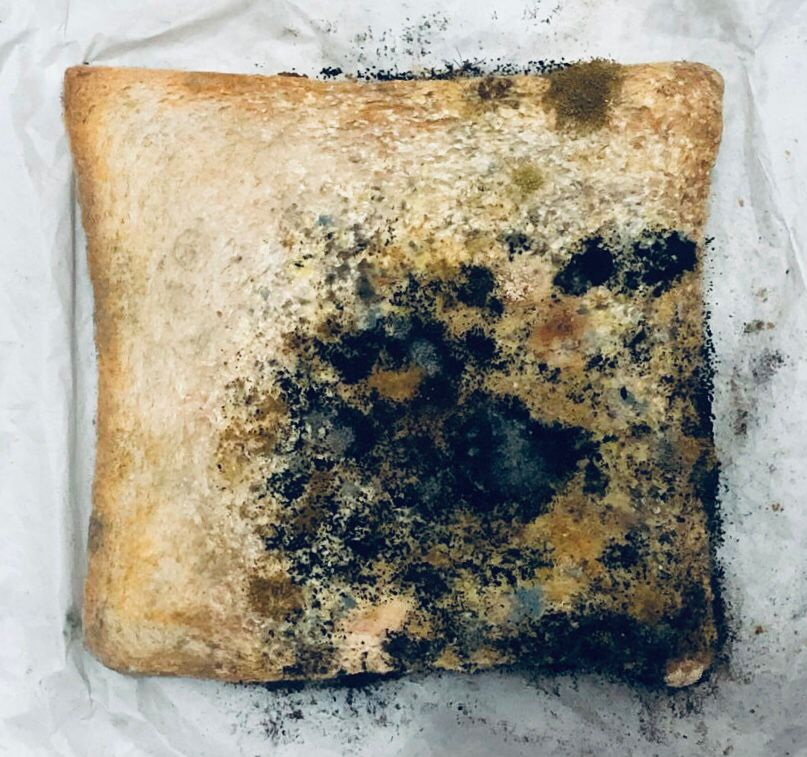
#> input picture Project/Day14.jpeg, 807 x 757 px
$ jupyter execute 'Day14 AdaptiveThresholding.ipynb'
#> lines starting #> are read from the running program, lines starting #| are printed output that depends on the picture; after the words box and inside, x2 and y2 are one past the last pixel; in counts of white or black regions, pixels touching at a corner belong together
[cell 1]
import cv2
import numpy as np

# Load image
# image = cv2.imread('Day14.jpeg', cv2.IMREAD_GRAYSCALE)
image = cv2.imread('Day14.jpeg', cv2.IMREAD_GRAYSCALE)
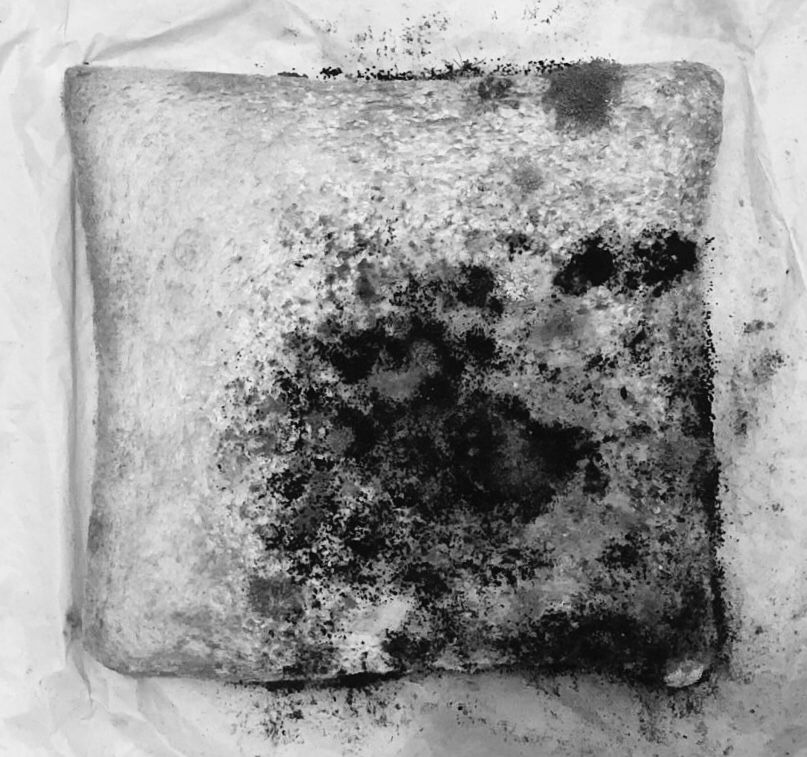
#> image: shape (757, 807); min 0, max 255, mean 152.1

# Check if image is loaded properly
if image is None:
    print("Error: Image not found")
else:
    # Adaptive thresholding
    thresh3 = cv2.adaptiveThreshold(image, 255,
                               cv2.ADAPTIVE_THRESH_GAUSSIAN_C,
                                    cv2.THRESH_BINARY, 121, 7)
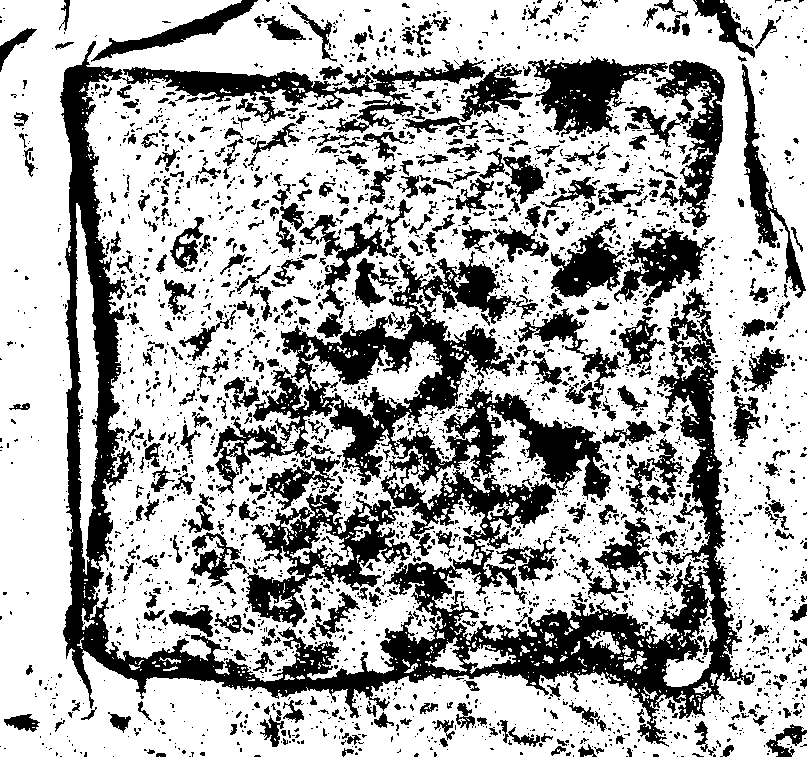
#> thresh3: shape (757, 807); 67.8% white; 3042 black regions (2516 under 20 px), largest, box (x1, y1, x2, y2) and area: (60, 41, 755, 747) 93219, (191, 492, 412, 627) 9088, (528, 56, 668, 137) 5172

    # Display images
    cv2.imshow('Original Image', image)
    cv2.imshow('Adaptive Thresholding', thresh3)

    cv2.waitKey(0)
    cv2.destroyAllWindows()

$ run again, with Project/Day01.jpeg copied over Project/Day14.jpeg
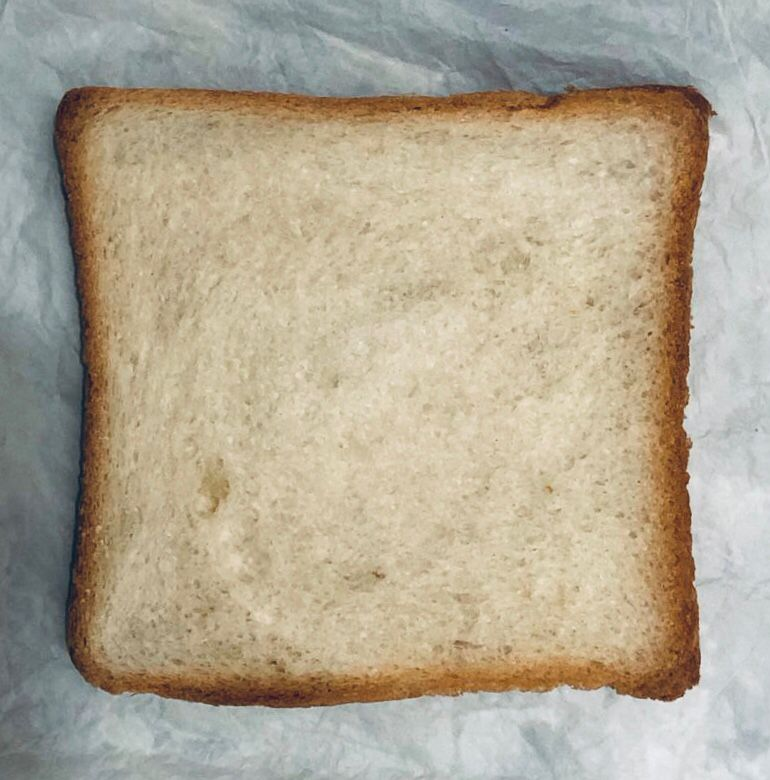
#> input picture Project/Day01.jpeg, 770 x 780 px
#> `image = cv2.imread('Day14.jpeg', cv2.IMREAD_GRAYSCALE)`:
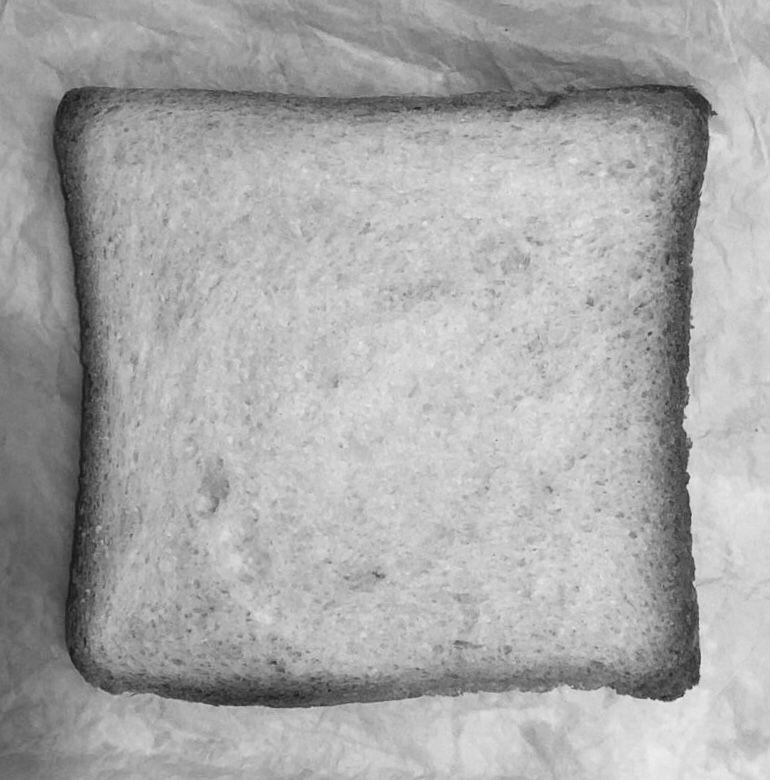
#> image: shape (780, 770); min 22, max 237, mean 168.4
#> `thresh3 = cv2.adaptiveThreshold(image, 255, cv2.ADAPTIVE_THRESH_GAUSSI..`:
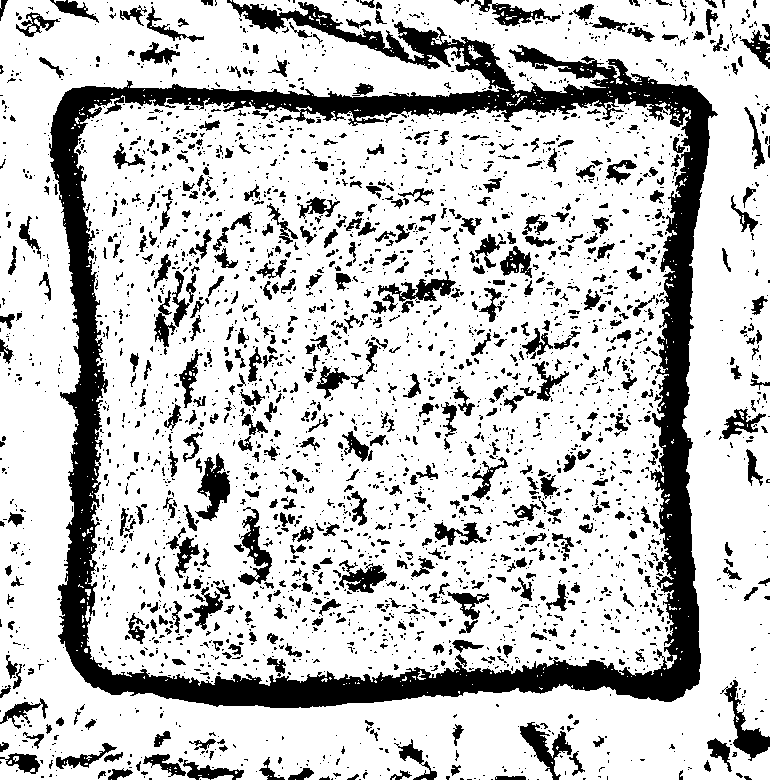
#> thresh3: shape (780, 770); 77.7% white; 3225 black regions (2554 under 20 px), largest, box (x1, y1, x2, y2) and area: (49, 0, 718, 708) 63966, (195, 453, 230, 521) 1155, (720, 680, 770, 761) 1098

$ run again, with Project/Day02.jpeg copied over Project/Day14.jpeg
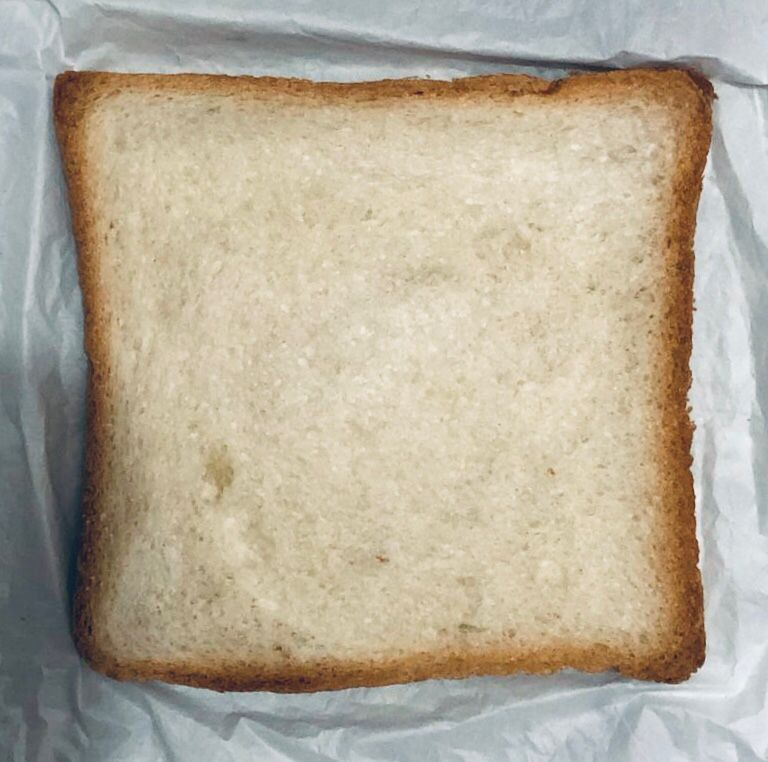
#> input picture Project/Day02.jpeg, 768 x 762 px
#> `image = cv2.imread('Day14.jpeg', cv2.IMREAD_GRAYSCALE)`:
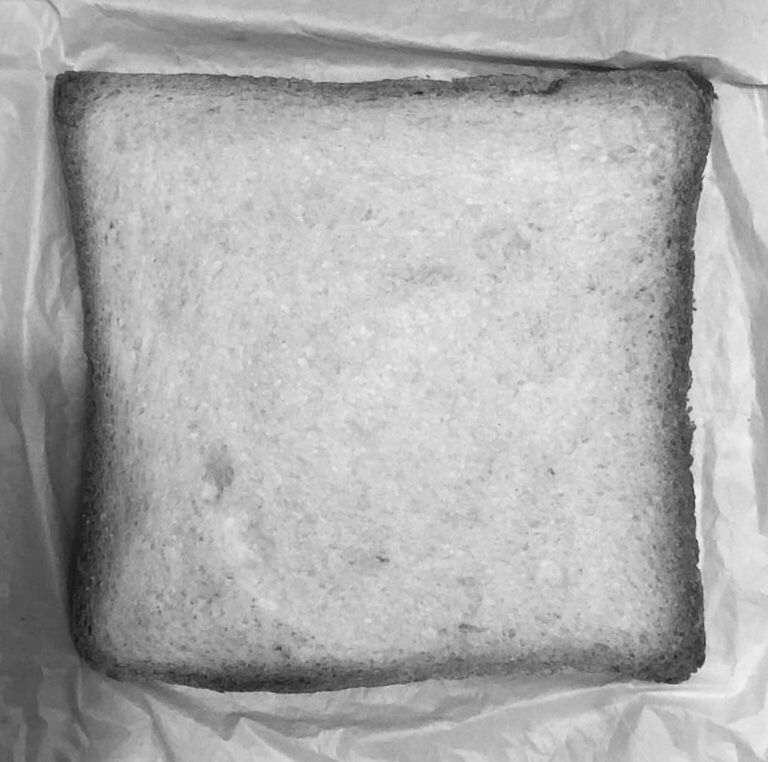
#> image: shape (762, 768); min 19, max 244, mean 173.1
#> `thresh3 = cv2.adaptiveThreshold(image, 255, cv2.ADAPTIVE_THRESH_GAUSSI..`:
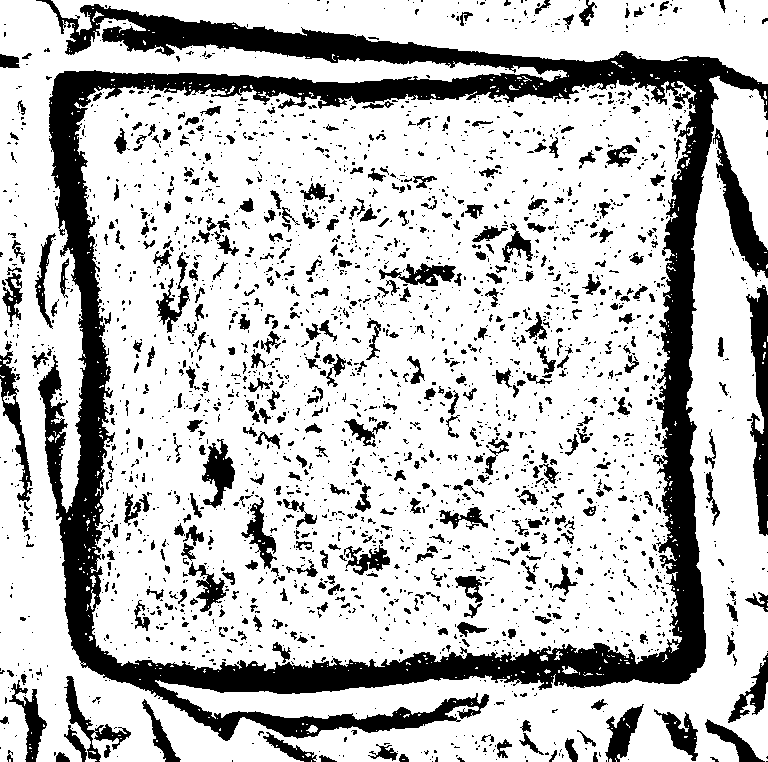
#> thresh3: shape (762, 768); 76% white; 2659 black regions (2146 under 20 px), largest, box (x1, y1, x2, y2) and area: (36, 0, 768, 741) 79836, (746, 285, 768, 536) 3081, (713, 128, 768, 278) 2531

$ run again, with Project/Day03.jpeg copied over Project/Day14.jpeg
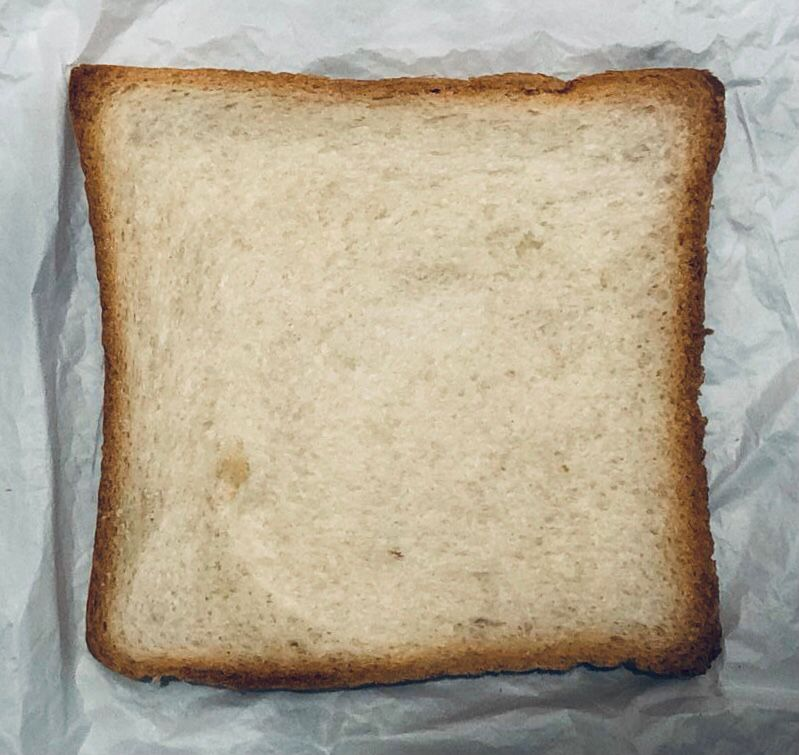
#> input picture Project/Day03.jpeg, 799 x 755 px
#> `image = cv2.imread('Day14.jpeg', cv2.IMREAD_GRAYSCALE)`:
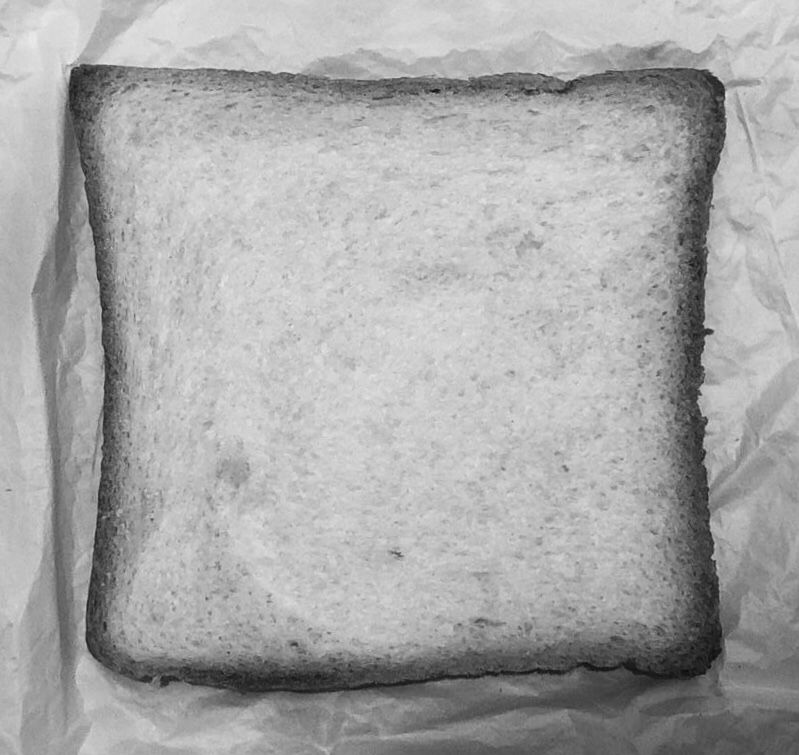
#> image: shape (755, 799); min 10, max 237, mean 168.5
#> `thresh3 = cv2.adaptiveThreshold(image, 255, cv2.ADAPTIVE_THRESH_GAUSSI..`:
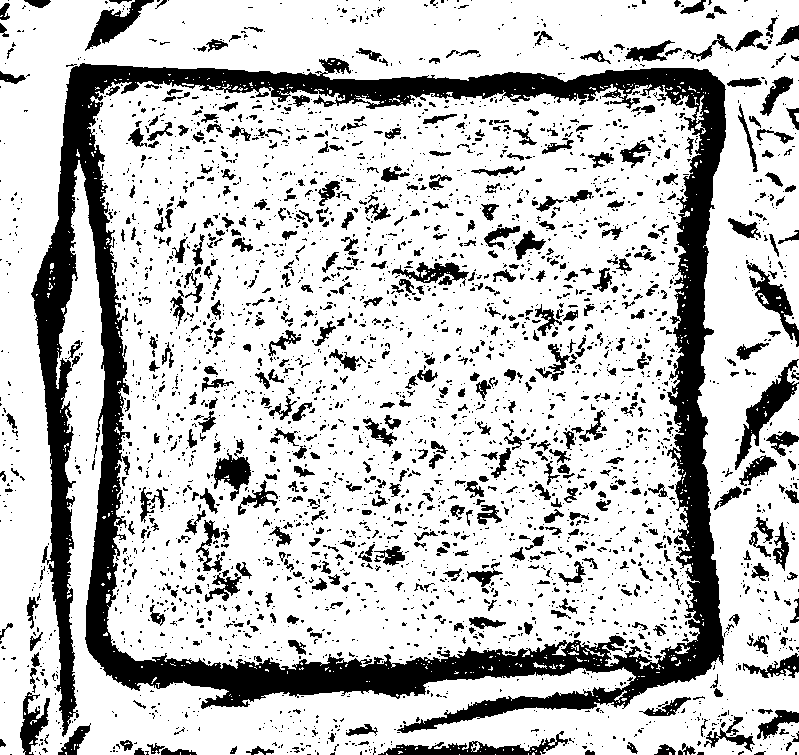
#> thresh3: shape (755, 799); 76.9% white; 3485 black regions (2852 under 20 px), largest, box (x1, y1, x2, y2) and area: (31, 58, 726, 737) 73267, (735, 359, 799, 470) 1769, (378, 731, 568, 755) 1497
